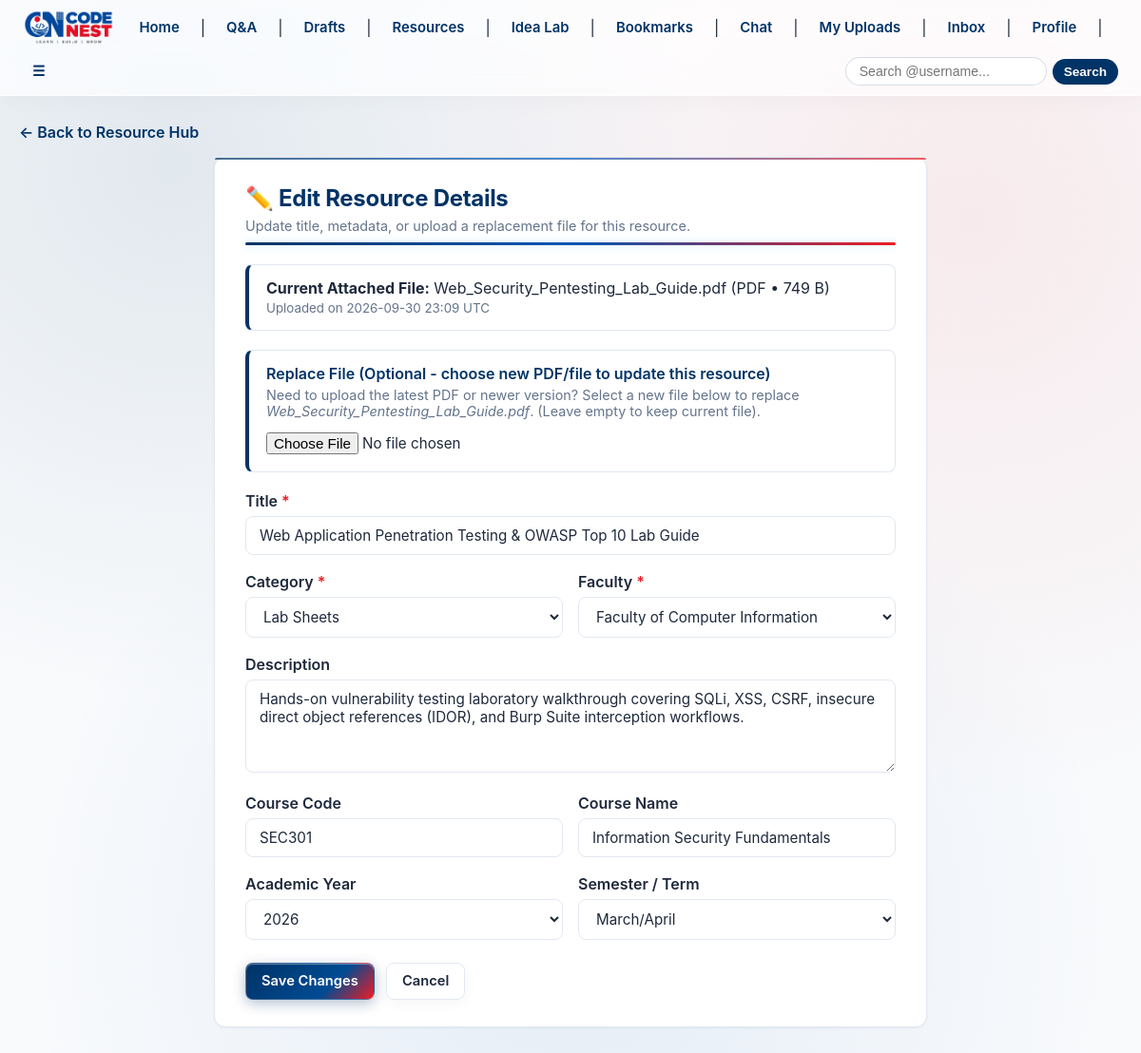
The page /resources/21/edit (signed in) on the database its author committed.
### models.py (models this page shows, shortened)
class Resource(db.Model):
    __tablename__ = 'resources'
    __table_args__ = (
        db.CheckConstraint(f"faculty IN {tuple(FACULTY_CODES)}", name='ck_resource_faculty_valid'),
    )
    id = db.Column(db.Integer, primary_key=True)
    title = db.Column(db.String(150), nullable=False)
    description = db.Column(db.Text, nullable=True)
    filename = db.Column(db.String(255), nullable=False)
    stored_filename = db.Column(db.String(255), nullable=False, unique=True)
    file_size = db.Column(db.Integer, nullable=False)  # size in bytes
    file_type = db.Column(db.String(20), nullable=False)  # file extension, e.g. pdf, docx
    category = db.Column(db.String(50), nullable=False, default='Lecture Notes')
    faculty = db.Column(db.String(10), nullable=False, default=FACULTY_CODES[0])
    course_code = db.Column(db.String(20), nullable=True)
    course_name = db.Column(db.String(150), nullable=True)
    academic_year = db.Column(db.String(20), nullable=True)
    semester = db.Column(db.String(20), nullable=True)
    download_count = db.Column(db.Integer, nullable=False, default=0)
    collection_id = db.Column(db.Integer, db.ForeignKey('resource_collections.id', name='fk_resources_collection_id', ondelete='CASCADE'), nullable=True)
    relative_path = db.Column(db.String(500), nullable=True)
    uploader_id = db.Column(db.Integer, db.ForeignKey('users.id', name='fk_resources_uploader_id'), nullable=False)
    created_at = db.Column(db.DateTime, default=lambda: datetime.now(timezone.utc))
    uploader = db.relationship('User', backref=db.backref('resources', lazy=True))
    @property
    def formatted_size(self):
        size = self.file_size
        if not size:
            return '0 B'
        for unit in ['B', 'KB', 'MB', 'GB']:
            if size < 1024.0:
                return f"{size:.1f} {unit}" if unit != 'B' else f"{int(size)} B"
            size /= 1024.0
        return f"{size:.1f} TB"

### app.py (the view, shortened to what this page needs)
@app.route('/resources/<int:resource_id>/edit', methods=['GET', 'POST'])
@login_required
def resource_edit(resource_id):
    resource = db.session.get(Resource, resource_id)
    if not resource:
        flash('Resource not found.', 'danger')
        return redirect(url_for('resources_list'))
    if resource.uploader_id != current_user.id and not current_user.is_admin():
        flash('You are not authorized to edit this resource.', 'danger')
        return redirect(url_for('resources_list'))
    form = ResourceEditForm(obj=resource)
    return render_template('resources/edit.html', form=form, resource=resource)

### forms.py
class ResourceEditForm(FlaskForm):
    title = StringField('Title', validators=[DataRequired(), Length(min=3, max=150), NoProfanity()])
    category = SelectField('Category', choices=RESOURCE_CATEGORIES, validators=[DataRequired()])
    faculty = SelectField('Faculty', choices=FACULTIES, validators=[DataRequired()])
    description = TextAreaField('Description (Optional)', validators=[Length(max=1000), NoProfanity()])
    course_code = StringField('Course / Module Code (Optional)', validators=[Length(max=20), NoProfanity()], filters=[lambda x: x.strip().upper() if x else None])
    course_name = StringField('Course / Module Name (Optional)', validators=[Length(max=150), NoProfanity()])
    academic_year = SelectField('Academic Year (Optional)', choices=ACADEMIC_YEAR_CHOICES)
    semester = SelectField('Semester / Term (Optional)', choices=SEMESTER_CHOICES)
    file = FileField('Replace File (Optional - choose new PDF/file to update this resource)', validators=[
        FileAllowed(ALLOWED_EXTENSIONS, f'Allowed file types: {", ".join(ALLOWED_EXTENSIONS).upper()}')
    ])
    submit = SubmitField('Update Resource')

### app.py (called while the page is built, shortened)
@login_manager.user_loader
def load_user(user_id):
    return db.session.get(User, int(user_id))

@app.context_processor
def inject_global_vars():
    return {
        'app_name': 'CodeNest',
        'current_year': datetime.now(timezone.utc).year
    }

@app.context_processor
def inject_global_vars():
    return dict(app_name="Codenest")

@app.before_request
def check_account_restrictions():
    if current_user.is_authenticated:
        try:
            db.session.refresh(current_user)
        except Exception:
            pass
        is_restricted = False
        message = ""
        if current_user.is_banned:
            is_restricted = True
            message = "This account has been permanently banned from CodeNest."
        else:
            is_susp, susp_date, susp_reason = current_user.get_suspension_status()
            if is_susp:
                is_restricted = True
                date_str = susp_date.strftime('%Y-%m-%d %H:%M UTC') if hasattr(susp_date, 'strftime') else str(susp_date)
                reason_str = f" Reason: {susp_reason}" if susp_reason else ""
                message = f"Your account is temporarily suspended until {date_str}.{reason_str}"

### models.py (called while the page is built, shortened)
    def is_suspended(self):
        return False

    @property
    def unread_warnings_count(self):
        return sum(1 for w in self.warnings_received if not w.is_read)

### templates/resources/edit.html (shortened to what this page needs)
{% extends "base.html" %}
{% block content %}
<div class="res-container">
<div style="margin-bottom: 16px; display: flex; justify-content: space-between; align-items: center;">
    <a href="{{ url_for('resources_list') }}" style="color: var(--primary-blue); font-weight: 600; display: inline-flex; align-items: center; gap: 4px; text-decoration: none;">
        &larr; Back to Resource Hub
    </a>
</div>
<div class="qa-card" style="max-width: 750px; margin: 0 auto; padding: 28px 32px;">
    <div class="qa-brand-header">
        <h2 style="margin: 0; color: var(--primary-blue); font-size: 1.5rem;">✏️ Edit Resource Details</h2>
        <p style="margin: 6px 0 0 0; color: var(--text-muted); font-size: 0.9rem;">
            Update title, metadata, or upload a replacement file for this resource.
        </p>
    </div>
    <div class="res-info-box" style="margin-bottom: 20px;">
        <strong>Current Attached File:</strong> {{ resource.filename }} ({{ resource.file_type|upper }} &bull; {{ resource.formatted_size }})<br>
        <small style="color: var(--text-muted);">Uploaded on {{ resource.created_at.strftime('%Y-%m-%d %H:%M') }} UTC</small>
    </div>
    <form method="POST" action="{{ url_for('resource_edit', resource_id=resource.id) }}" enctype="multipart/form-data" class="res-form">
        <div class="res-info-box res-info-box--rules" style="margin-bottom: 20px;">
            <label for="file" style="font-weight: 600; color: var(--primary-blue);">{{ form.file.label.text }}</label><br>
            <p style="margin: 4px 0 10px 0; font-size: 0.9rem; color: var(--text-muted);">
                Need to upload the latest PDF or newer version? Select a new file below to replace <em>{{ resource.filename }}</em>. (Leave empty to keep current file).
            </p>
            {{ form.file(class="res-form-field", style="padding: 4px 0; border: none; background: transparent; width: 100%;") }}
        </div>
        <div class="res-form-group">
            <label style="display: block; font-weight: 600; margin-bottom: 6px; color: var(--text-color);">
                Title <span style="color: var(--primary-red);">*</span>
            </label>
            {{ form.title(class="res-form-field", style="width: 100%;") }}
        </div>
        <div style="display: grid; grid-template-columns: repeat(auto-fit, minmax(200px, 1fr)); gap: 16px; margin-bottom: 18px;">
            <div>
                <label style="display: block; font-weight: 600; margin-bottom: 6px; color: var(--text-color);">
                    Category <span style="color: var(--primary-red);">*</span>
                </label>
                {{ form.category(class="res-form-field", style="width: 100%;") }}
            </div>
            <div>
                <label style="display: block; font-weight: 600; margin-bottom: 6px; color: var(--text-color);">
                    Faculty <span style="color: var(--primary-red);">*</span>
                </label>
                {{ form.faculty(class="res-form-field", style="width: 100%;") }}
            </div>
        </div>
        <div class="res-form-group">
            <label style="display: block; font-weight: 600; margin-bottom: 6px; color: var(--text-color);">
                Description
            </label>
            {{ form.description(rows=4, class="res-form-field", style="width: 100%;") }}
        </div>
        <div style="display: grid; grid-template-columns: repeat(auto-fit, minmax(200px, 1fr)); gap: 16px; margin-bottom: 18px;">
            <div>
                <label style="display: block; font-weight: 600; margin-bottom: 6px; color: var(--text-color);">Course Code</label>
                {{ form.course_code(class="res-form-field", style="width: 100%;", placeholder="e.g. CPT111, BCN2023") }}
            </div>
            <div>
                <label style="display: block; font-weight: 600; margin-bottom: 6px; color: var(--text-color);">Course Name</label>
                {{ form.course_name(class="res-form-field", style="width: 100%;", placeholder="e.g. Data Structures & Algorithms") }}
            </div>
        </div>
        <div style="display: grid; grid-template-columns: repeat(auto-fit, minmax(200px, 1fr)); gap: 16px; margin-bottom: 18px;">
            <div>
                <label style="display: block; font-weight: 600; margin-bottom: 6px; color: var(--text-color);">Academic Year</label>
                {{ form.academic_year(class="res-form-field", style="width: 100%;") }}
            </div>
            <div>
                <label style="display: block; font-weight: 600; margin-bottom: 6px; color: var(--text-color);">Semester / Term</label>
                {{ form.semester(class="res-form-field", style="width: 100%;") }}
            </div>
        </div>
        <div style="display: flex; gap: 12px; align-items: center; margin-top: 24px;">
            {{ form.submit(class="btn btn-primary", value="Save Changes") }}
            <a href="{{ url_for('resources_list') }}" class="btn btn-secondary">Cancel</a>
        </div>
    </form>
</div>
</div>
{% endblock %}

### templates/base.html (style rules this page uses)
* { box-sizing: border-box; }
body { font-family: -apple-system, BlinkMacSystemFont, "Segoe UI", Roboto, "Helvetica Neue", Arial, sans-serif; margin: 0; padding: 0; color: #0f172a; background: radial-gradient(circle at 15% 15%, rgba(0, 51, 102, 0.09) 0%, transparent 40%), radial-gradient(circle at 85% 20%, rgba(237, 28, 36, 0.07) 0%, transparent 45%), radial-gradient(circle at 50% 85%, rgba(0, 79, 182, 0.08) 0%, transparent 50%), #f6f8fc; background-attachment: fixed; min-height: 100vh; }
.content-wrap h2 { color: #003366; letter-spacing: -0.3px; }
.content-wrap :where(input, select, textarea) { padding: 9px 12px; border: 1px solid rgba(0,51,102,0.15); border-radius: 10px; background: rgba(255,255,255,0.8); font: inherit; color: inherit; }
.content-wrap :where(button, input[type="submit"]) { padding: 10px 18px; border: 0; border-radius: 12px; background: linear-gradient(135deg,#003366,#004FB6); color: #fff; font-weight: 700; cursor: pointer; transition: transform .2s ease, box-shadow .2s ease; }
.btn-primary { background: linear-gradient(135deg,#003366,#004FB6); color: #fff; box-shadow: 0 6px 20px rgba(0,51,102,0.28); }
.btn-secondary { background: rgba(255,255,255,0.75); color: #003366; border: 1px solid rgba(255,255,255,0.9); box-shadow: 0 4px 14px rgba(0,0,0,0.04); }

### templates/resources/_resource_styles.html (style rules this page uses)
.res-container { color: var(--text-color); transition: background-color 0.3s ease, color 0.3s ease; padding: 4px 0 24px 0; min-height: 80vh; }
.res-container input[type="text"], .res-container input[type="number"], .res-container input[type="file"], .res-container select, .res-container textarea, .res-card input[type="text"], .res-card select, .res-card textarea, .res-filter-bar input[type="text"], .res-filter-bar select, .res-form-field { box-sizing: border-box; padding: 10px 14px; border: 1px solid var(--border-color); border-radius: 8px; background-color: var(--surface-card); color: var(--text-color); font-size: 0.95rem; font-family: inherit; outline: none; backdrop-filter: blur(8px); -webkit-backdrop-filter: blur(8px); transition: all 0.2s ease; }
.res-container a { color: var(--primary-blue); text-decoration: none; transition: color 0.15s ease; }
.res-info-box { background: var(--surface-card); border: 1px solid var(--border-color); border-left: 4px solid var(--primary-blue); border-radius: 8px; padding: 14px 18px; margin-bottom: 16px; color: var(--text-color); backdrop-filter: blur(8px); }
.res-info-box--rules { border-left-color: var(--primary-blue); }
.res-form-group { margin-bottom: 18px; }
.res-form-group label { display: block; font-weight: 600; margin-bottom: 6px; color: var(--text-color); }

### rows shown on the page
Resource: filename "Web_Security_Pentesting_Lab_Guide.pdf", file_type "PDF", formatted_size "749 B", created_at "2026-09-30 23:09", title "Web Application Penetration Testing & OWASP Top 10 Lab Guide", category "Lab Sheets", faculty "Faculty of Computer Information", description "Hands-on vulnerability testing laboratory walkthrough covering SQLi, XSS, CSRF, insecure direct object references (IDOR), and Burp Suite interception workflows.", course_code "SEC301", course_name "Information Security Fundamentals", academic_year "2026", semester "March/April"
